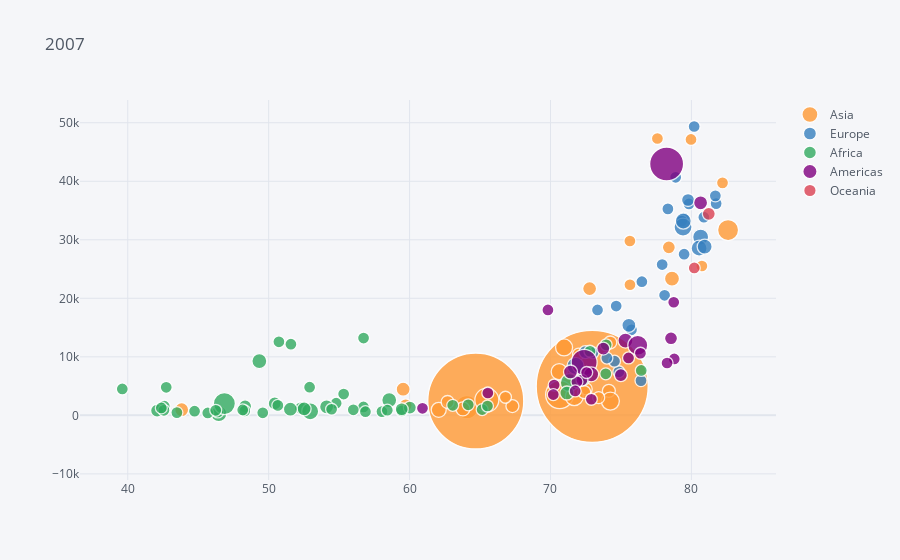

Notebook code for this chart:
### Code cell
p = df[df.Year == 2007].iplot(kind='bubble',x='Life Expectancy',y='GDP per Capita',
         categories='Continent',size='Population',title='2007')
